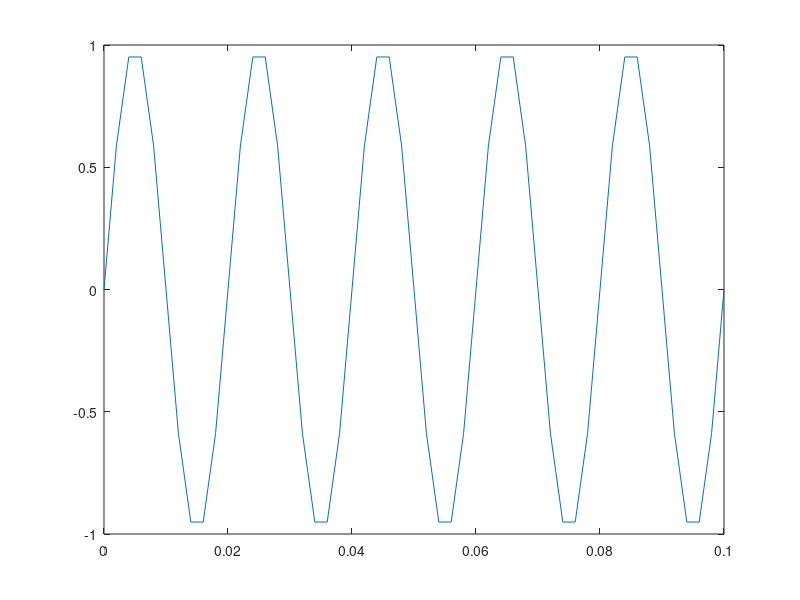
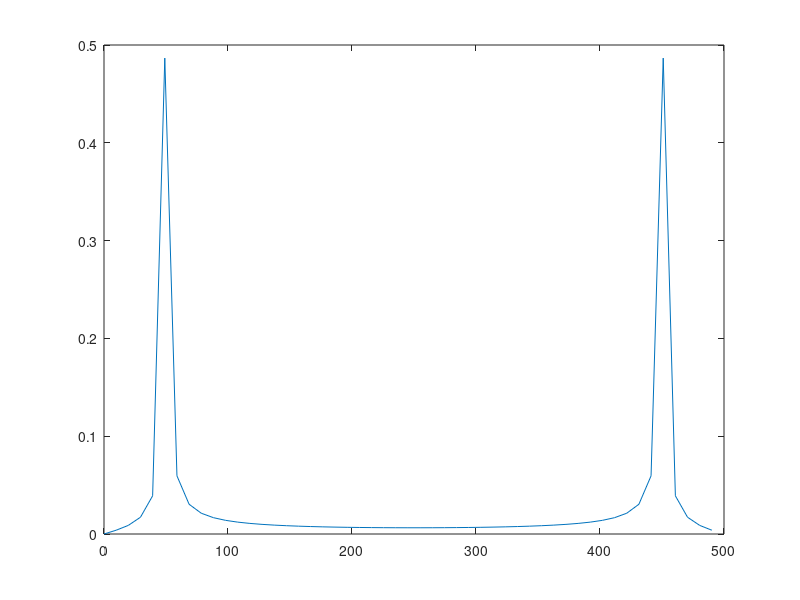
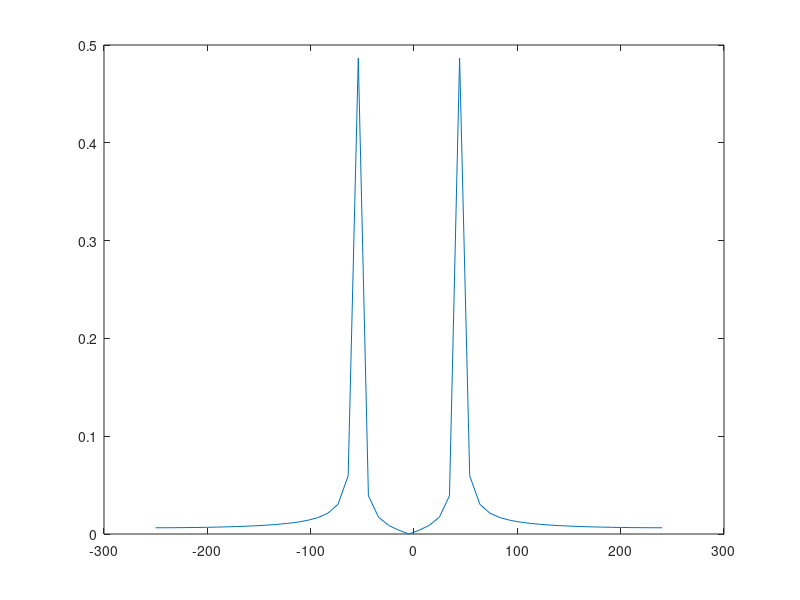
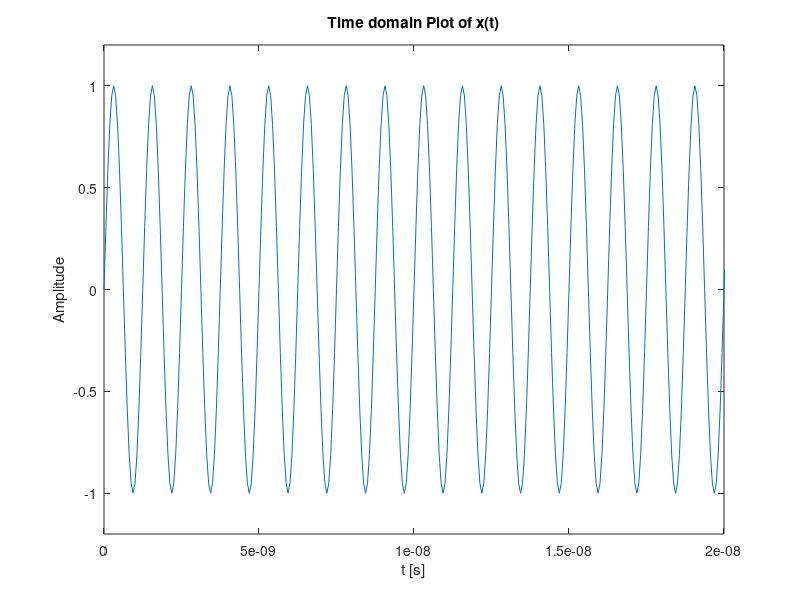

These figures' MATLAB source, in order:
% COMM.SYS.300 COMMUNICATION THEORY
% Matlab Exercise #1

%% 1 Sampling
% copy of instruction

Fs = 500;               % sampling frequency = 10*50Hz
Ts = 1/Fs;              % sampling interval
t = 0:Ts:0.1;           % sampling time instants [s]
x = sin(2*pi*50*t);     % signal vector
figure                  % Opens a new figure
plot(t,x)               % plot in time domain 

%% 2 Fourier transform
% copy of instruction

F_x = fft(x);                % DFT of X, saved to Fx
Nx = length(x);
Fo = 1/(Ts*Nx);              % frequency resolution.
disp(Nx)
disp(Fo);
freq1 = 0:Fo:(Nx-1)*Fo;      % One-sided frequency Axis
figure
plot(freq1,abs(F_x)/Nx)      % One-sided amplitude Spectrum

freq2 = -Nx/2*Fo:Fo:(Nx/2-1)*Fo;   % Two-sided frequency Axis
figure
plot(freq2,fftshift(abs(F_x)/Nx)); % Two-sided amplitude Spectrum


%% 3 SPECTRAL ILLUSTRATIONS

% 3.1 SIGNAL GENERATION

Fs = 16e9;            % sampling frequecy
Ts = 1/Fs;            % sampling interval
t = 0:Ts:(1000-1)*Ts; % sampling time instants [s]

% fc = 800 MHz sinusoidal‐signal 
% sampling frequency of Fs = 16 GHz (=16000MHz).

x=sin(2*pi*800e6*t);  % signal vector

figure('Name', '3-1. Plot in time domain')                
plot(t,x)             % plot in time domain 
title('Time domain Plot of x(t)')
xlabel('t [s]')
ylabel('Amplitude')
axis([0 20e-9 -1.2 1.2])

Nx=length(x);
Fo=1/(Ts*Nx);
freq2 = -Nx/2*Fo:Fo:(Nx/2-1)*Fo;
freq = freq2 ./1e6;

Fx = fft(x);

figure('Name', '3-1. Two-sided amplitude spectrum') 
plot(freq2, fftshift(abs(Fx)/Nx));
title('Two-sided amplitude spectrum of sinusoidal signal')
xlabel('frequency [Hz]')
ylabel('Amplitude [-]')
axis([-Fs/2 Fs/2 0 0.5]);

%% 3.2 MULTIPLICATION BETWEEN TWO SIGNALS

m = sin(2*pi*750e6*t);
s = x.*m;

figure('Name', '3-2. Multiplication')
plot(t,s)
title('Time domain Plot of multiplication of two signals s(t)')
xlabel('t [s]')
ylabel('Amplitude')
axis([0 60e-9 -1.2 1.2])

Fms = fft(s);
figure('Name','3-2. Multiplication') 
plot(freq2, fftshift(abs(Fms)/Nx));
title('Two-sided amplitude spectrum of multiplication of two signals')
xlabel('frequency [Hz]')
ylabel('Amplitude [-]')
axis([-Fs/2 Fs/2 0 0.25]);


%% 3.3 ADDING A NOISE SIGNAL

n = randn(size(s));
y = 10*s + n;

figure('Name', '3-3. Adding Noise') 
plot(t, y);
title('Time domain plot of sinusoidal signal with noise')
xlabel('t [s]')
ylabel('Amplitude [-]')

Fy = fft(y);
figure('Name', '3-3. Adding Noise') 
plot(freq, fftshift(abs(Fy)/Nx));
title('Two-sided amplitude spectrum of sinusoidal signal with noise')
xlabel('frequency [MHz]')
ylabel('Amplitude [-]')


%% 4 LINEAR FILTERING


% 4.1 LOW PASS BUTTERWORTH FILTER

order = 10;
f_cut = 200e6;
fr = f_cut/(Fs/2);           % Cut-off frequency normalized to 1.
[b,a] = butter(order, fr);   % Coefficients of the filter

% Plot the frequency response of the filter (help freqz)
freqz(b, a, Nx, Fs)
title('Frequency response of the Butterworth filter')

% Filter the signal y(t) with the generated Butterworth filter
y_filtered_butter = filter(b, a, y);
Fy_butter = fft(y_filtered_butter);

% Plot the filtered signal in time and frequency domain
figure('Name', '4-1. Butterworth filter')
plot(t, y)
hold on
plot(t, y_filtered_butter)
title('Butterworth, time domain')

figure('Name', '4-1. Butterworth filter')
plot(freq, fftshift(abs(Fy)/Nx))
hold on
plot(freq, fftshift(abs(Fy_butter)/Nx))
title('Butterworth, frequency domain')
xlabel('f [MHz]')
ylabel('amplitude [-]')

% low frequency part of the signal (50 Hz) is visible in Butterworth
% frequency and time domain plot (low frequency)

%% 4.2 BADN PASS FIR (Finite impulse response) FILTER

order = 60;    % filter order
f_filter = [0 0.8e9 1.3e9 1.8e9 2.3e9 Fs/2]/(Fs/2);
a_filter = [0 0 1 1 0 0];
b = firpm(order, f_filter, a_filter);

% Plot the impulse response of the filter by using stem‐function (help stem)
figure('Name','4-2. FIR filter')
stem(-order/2:order/2,b)
title('FIR, impulse response of the filter')

% Plot the amplitude response of the filter by using fft
F_b = fft(b, Nx);  % same length with the frequency vector for the fft

figure('Name', '4-2. FIR filter')
plot(freq, fftshift(abs(F_b)/Nx))
title('FIR, amplitude response of the filter')
xlabel('f [MHz]')
ylabel('amplitude [-]')

% Filter the signal y(t) (from task 3.3) with the generated FIR filter (help filter)
y_filtered_FIR = filter(b, 1, y);

% Plot the filtered signal in time and frequency domain
% Compare y(t) and the filtered y(t) with each other in time domain and
% frequency domain

Fy_fir = fft(y_filtered_FIR);

figure('Name','4-2. FIR filter')
plot(t, y)
hold on
plot(t, y_filtered_FIR)
title('FIR, time domain')

figure('Name', '4-2. FIR filter')
plot(freq, fftshift(abs(Fy)/Nx))
hold on
plot(freq, fftshift(abs(Fy_fir)/Nx))
title('FIR, frequency domain')
xlabel('f [MHz]')
ylabel('amplitude [-]')

% after band pass filter, the signal of summation of two frequency
% (800+750=1550 MHz) is visible in both time and frequency domain
